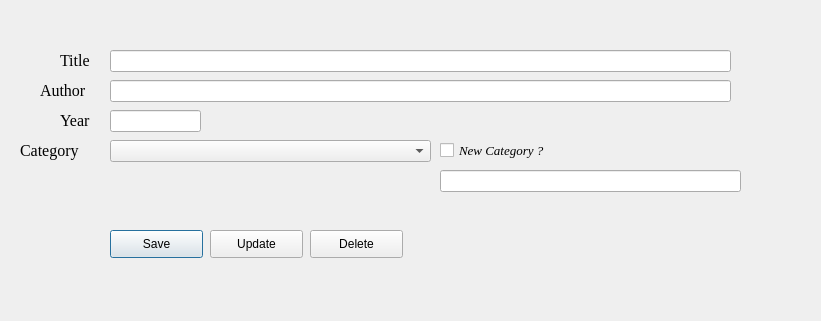
<?xml version="1.0" encoding="UTF-8"?>
<ui version="4.0">
 <class>Dialog</class>
 <widget class="QDialog" name="Dialog">
  <property name="geometry">
   <rect>
    <x>0</x>
    <y>0</y>
    <width>821</width>
    <height>321</height>
   </rect>
  </property>
  <property name="windowTitle">
   <string>Editing</string>
  </property>
  <widget class="QLabel" name="label">
   <property name="geometry">
    <rect>
     <x>60</x>
     <y>50</y>
     <width>55</width>
     <height>21</height>
    </rect>
   </property>
   <property name="font">
    <font>
     <family>Times New Roman</family>
     <pointsize>12</pointsize>
    </font>
   </property>
   <property name="text">
    <string>Title</string>
   </property>
  </widget>
  <widget class="QLabel" name="label_2">
   <property name="geometry">
    <rect>
     <x>40</x>
     <y>80</y>
     <width>55</width>
     <height>21</height>
    </rect>
   </property>
   <property name="font">
    <font>
     <family>Times New Roman</family>
     <pointsize>12</pointsize>
    </font>
   </property>
   <property name="text">
    <string>Author</string>
   </property>
  </widget>
  <widget class="QLabel" name="label_3">
   <property name="geometry">
    <rect>
     <x>60</x>
     <y>110</y>
     <width>55</width>
     <height>21</height>
    </rect>
   </property>
   <property name="font">
    <font>
     <family>Times New Roman</family>
     <pointsize>12</pointsize>
    </font>
   </property>
   <property name="text">
    <string>Year</string>
   </property>
  </widget>
  <widget class="QLineEdit" name="lineEdit">
   <property name="geometry">
    <rect>
     <x>110</x>
     <y>50</y>
     <width>621</width>
     <height>22</height>
    </rect>
   </property>
  </widget>
  <widget class="QLineEdit" name="lineEdit_2">
   <property name="geometry">
    <rect>
     <x>110</x>
     <y>80</y>
     <width>621</width>
     <height>22</height>
    </rect>
   </property>
  </widget>
  <widget class="QLineEdit" name="lineEdit_3">
   <property name="geometry">
    <rect>
     <x>110</x>
     <y>110</y>
     <width>91</width>
     <height>22</height>
    </rect>
   </property>
  </widget>
  <widget class="QLabel" name="label_4">
   <property name="geometry">
    <rect>
     <x>20</x>
     <y>140</y>
     <width>71</width>
     <height>21</height>
    </rect>
   </property>
   <property name="font">
    <font>
     <family>Times New Roman</family>
     <pointsize>12</pointsize>
    </font>
   </property>
   <property name="text">
    <string>Category</string>
   </property>
  </widget>
  <widget class="QLineEdit" name="lineEdit_4">
   <property name="geometry">
    <rect>
     <x>440</x>
     <y>170</y>
     <width>301</width>
     <height>22</height>
    </rect>
   </property>
  </widget>
  <widget class="QCheckBox" name="checkBox">
   <property name="geometry">
    <rect>
     <x>440</x>
     <y>130</y>
     <width>251</width>
     <height>41</height>
    </rect>
   </property>
   <property name="font">
    <font>
     <family>Times New Roman</family>
     <pointsize>10</pointsize>
     <italic>true</italic>
    </font>
   </property>
   <property name="text">
    <string>New Category ?</string>
   </property>
  </widget>
  <widget class="QComboBox" name="comboBox">
   <property name="geometry">
    <rect>
     <x>110</x>
     <y>140</y>
     <width>321</width>
     <height>22</height>
    </rect>
   </property>
  </widget>
  <widget class="QPushButton" name="pushButton">
   <property name="geometry">
    <rect>
     <x>110</x>
     <y>230</y>
     <width>93</width>
     <height>28</height>
    </rect>
   </property>
   <property name="text">
    <string>Save</string>
   </property>
  </widget>
  <widget class="QPushButton" name="pushButton_2">
   <property name="geometry">
    <rect>
     <x>210</x>
     <y>230</y>
     <width>93</width>
     <height>28</height>
    </rect>
   </property>
   <property name="text">
    <string>Update</string>
   </property>
  </widget>
  <widget class="QPushButton" name="pushButton_3">
   <property name="geometry">
    <rect>
     <x>310</x>
     <y>230</y>
     <width>93</width>
     <height>28</height>
    </rect>
   </property>
   <property name="text">
    <string>Delete</string>
   </property>
  </widget>
 </widget>
 <resources/>
 <connections/>
</ui>
